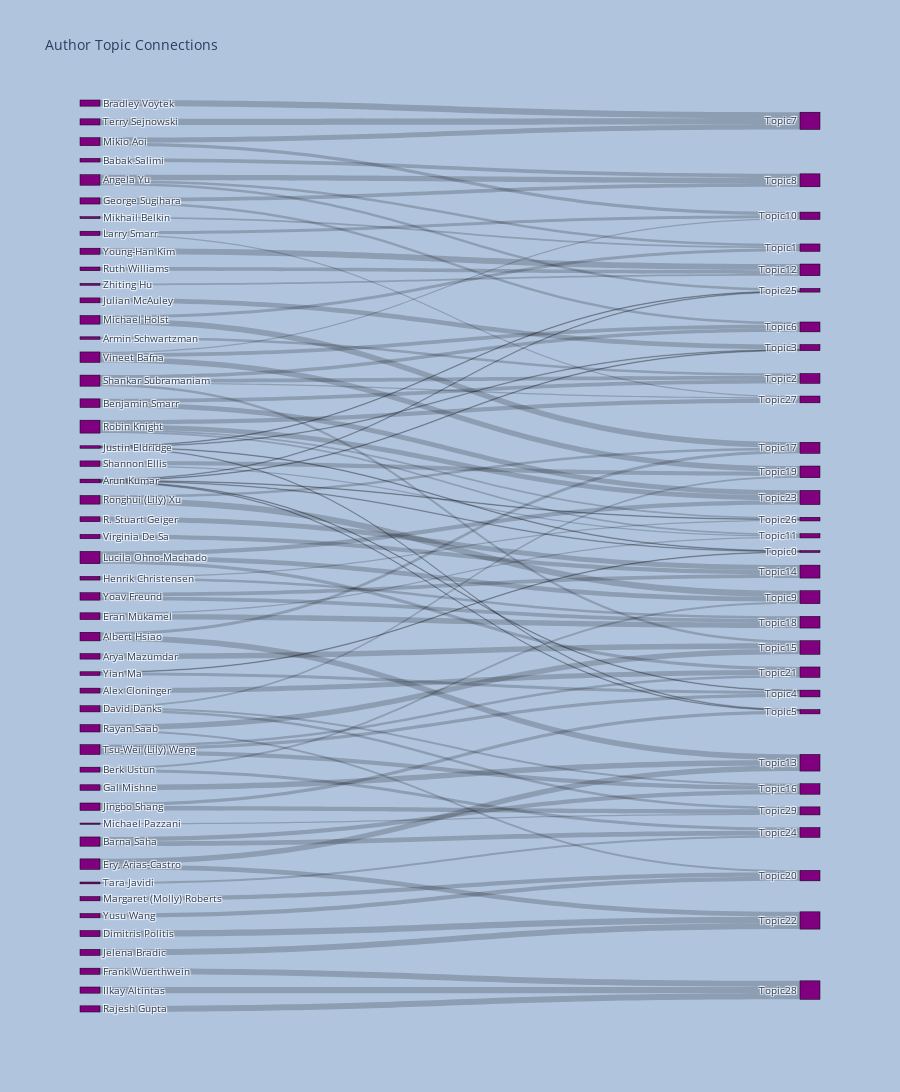

Here is the notebook cell this chart was saved with:
### Code cell
# author topic connections sankey diagram for 50 topics model
import plotly.graph_objects as go

fig = go.Figure(data=[go.Sankey(
    node = dict(
      pad = 15,
      thickness = 20,
      line = dict(color = "black", width = 0.5),
      label = labels, # flow name
      color = 'purple',
      customdata = link_labels,
      hovertemplate='%{customdata} Total Flow: %{value}<extra></extra>'
    ),
    link = dict(
      source = sources, # indices correspond to labels, eg A1, A2, A1, B1, ...
      target = targets, # targets nodes
      value = values_final # flow volumn 
  ))])

fig.update_layout(title_text="Author Topic Connections", font_size=10, height=2000, paper_bgcolor="LightSteelBlue")
fig.show()
# fig.write_html("visualization/Author_Topic_Connections.html")

### Figure 1 — Plotly figure (JSON) as saved in the notebook; plotly's stock layout.template omitted (floating-point values rounded to 4 significant figures)
{"data": [{"link": {"source": [0, 0, 1, 2, 2, 2, 3, 4, 4, 4, 4, 4, 4, 5, 6, 7, 7, 8, 8, 9, 9, 10, 11, 11, 11, 12, 13, 13, 14, 14, 15, 16, 17, 17, 18, 18, 19, 20, 21, 21, 22, 23, 23, 23, 23, 24, 24, 25, 25, 25, 26, 27, 27, 28, 29, 30, 30, 31, 32, 33, 33, 34, 34, 34, 34, 35, 35, 37, 38, 38, 38, 38, 39, 39, 40, 41, 42, 42, 42, 43, 43, 43, 44, 45, 45, 46, 46, 47, 48, 49], "target": [63, 67, 71, 51, 58, 75, 52, 50, 53, 54, 55, 75, 76, 65, 58, 66, 74, 52, 73, 59, 74, 57, 66, 69, 79, 72, 61, 68, 63, 72, 78, 63, 56, 58, 68, 76, 78, 72, 55, 79, 53, 50, 53, 55, 75, 60, 77, 59, 71, 73, 70, 51, 67, 79, 51, 57, 60, 64, 78, 65, 70, 61, 73, 76, 77, 59, 67, 62, 52, 56, 65, 77, 61, 69, 74, 57, 54, 66, 71, 56, 60, 69, 64, 50, 54, 64, 68, 62, 70, 62], "value": [9, 5, 8, 4, 9, 4, 4, 1, 1, 1, 1, 1, 1, 9, 6, 7, 8, 6, 8, 3, 5, 10, 3, 3, 4, 10, 2, 9, 9, 8, 10, 9, 4, 6, 4, 2, 10, 10, 5, 7, 8, 1, 1, 1, 1, 5, 2, 8, 5, 7, 7, 5, 9, 2, 3, 8, 5, 8, 10, 9, 3, 3, 8, 3, 7, 10, 4, 6, 6, 6, 4, 2, 2, 7, 3, 10, 5, 7, 4, 6, 2, 9, 7, 1, 5, 6, 6, 10, 7, 3]}, "node": {"color": "purple", "customdata": ["Albert Hsiao", "Alex Cloninger", "Angela Yu", "Armin Schwartzman", "Arun Kumar", "Arya Mazumdar", "Babak Salimi", "Barna Saha", "Benjamin Smarr", "Berk Ustun", "Bradley Voytek", "David Danks", "Dimitris Politis", "Eran Mukamel", "Ery, Arias-Castro ", "Frank Wuerthwein", "Gal Mishne", "George Sugihara", "Henrik Christensen", "Ilkay Altintas", "Jelena Bradic", "Jingbo Shang", "Julian McAuley", "Justin Eldridge", "Larry Smarr", "Lucila Ohno-Machado", "Margaret (Molly) Roberts", "Michael Holst", "Michael Pazzani", "Mikhail Belkin", "Mikio Aoi", "R. Stuart Geiger", "Rajesh Gupta", "Rayan Saab", "Robin Knight", "Ronghui (Lily) Xu", "Rose Yu", "Ruth Williams", "Shankar Subramaniam", "Shannon Ellis", "Tara Javidi", "Terry Sejnowski", "Tsu-Wei (Lily) Weng", "Vineet Bafna", "Virginia De Sa", "Yian Ma", "Yoav Freund", "Young-Han Kim", "Yusu Wang", "Zhiting Hu", "ϕλϕμ fatten fibroid fibrogenic fibrogenesis fibroblasts fibroblast fibro fibrinolytic fibrillation", "signal relapse black hole observe science theory individuals gravitational ligo", "network mechanisms disease muscle cycle variability biological study chromatin cell", "model generate dialog music task generation persona dataset datasets language", "parameters random number stochastic algorithm circuit small design sample methods", "seed document text network entities train model semantic module facet", "cells data cell sequence response analysis single study forecast genes", "model neural network brain data dynamics activity learn time neurons", "model causal time prediction recruitment face human problem information fairness", "data patients model clinical study result risk time methods cancer", "cyclopeptides human fandom variants sequence cyclonovo covid consult antibiotics substitutions", "microbiome microbial sample diversity associate sequence study diet sleep sars", "cod scheme channel capacity rate network bind problem decode propose", "image data propose sample base test flow network problem consider", "pain work data documentation brain project train learn imagery practice", "graph scheme signal error measurements compress result random quantization analysis", "robustness right neural certify adversarial time attack propose network problem", "mesh protein model result flow image measure cellular study methods", "cell type brain regulatory single methylation neurons neuronal specific gene", "genome ecdna sequence cancer identify genes read data high sample", "usepackage document tree graph metric minimal distance topological persistence begin", "data network patients function model include base approach research result", "model test data methods result sample propose method base function", "data study microbiome associate sample health result microbial diversity model", "distance time problem edit attack algorithm cluster query plant complexity", "stop model process control inhibitory bayesian mdis error signal individuals", "sample microbiota microbial microbiome communities fecal study bacterial human diversity", "microbiome microbial sequence sample microbiota study human bacterial diversity host", "data model learn time base performance systems propose network provide", "pattern text entity type entities corpora information base network different"], "hovertemplate": "%{customdata} Total Flow: %{value}<extra></extra>", "label": ["Albert Hsiao", "Alex Cloninger", "Angela Yu", "Armin Schwartzman", "Arun Kumar", "Arya Mazumdar", "Babak Salimi", "Barna Saha", "Benjamin Smarr", "Berk Ustun", "Bradley Voytek", "David Danks", "Dimitris Politis", "Eran Mukamel", "Ery, Arias-Castro ", "Frank Wuerthwein", "Gal Mishne", "George Sugihara", "Henrik Christensen", "Ilkay Altintas", "Jelena Bradic", "Jingbo Shang", "Julian McAuley", "Justin Eldridge", "Larry Smarr", "Lucila Ohno-Machado", "Margaret (Molly) Roberts", "Michael Holst", "Michael Pazzani", "Mikhail Belkin", "Mikio Aoi", "R. Stuart Geiger", "Rajesh Gupta", "Rayan Saab", "Robin Knight", "Ronghui (Lily) Xu", "Rose Yu", "Ruth Williams", "Shankar Subramaniam", "Shannon Ellis", "Tara Javidi", "Terry Sejnowski", "Tsu-Wei (Lily) Weng", "Vineet Bafna", "Virginia De Sa", "Yian Ma", "Yoav Freund", "Young-Han Kim", "Yusu Wang", "Zhiting Hu", "Topic0", "Topic1", "Topic2", "Topic3", "Topic4", "Topic5", "Topic6", "Topic7", "Topic8", "Topic9", "Topic10", "Topic11", "Topic12", "Topic13", "Topic14", "Topic15", "Topic16", "Topic17", "Topic18", "Topic19", "Topic20", "Topic21", "Topic22", "Topic23", "Topic24", "Topic25", "Topic26", "Topic27", "Topic28", "Topic29"], "line": {"color": "black", "width": 0.5}, "pad": 15, "thickness": 20}, "type": "sankey"}], "layout": {"font": {"size": 10}, "height": 2000, "paper_bgcolor": "LightSteelBlue", "title": {"text": "Author Topic Connections"}}}
